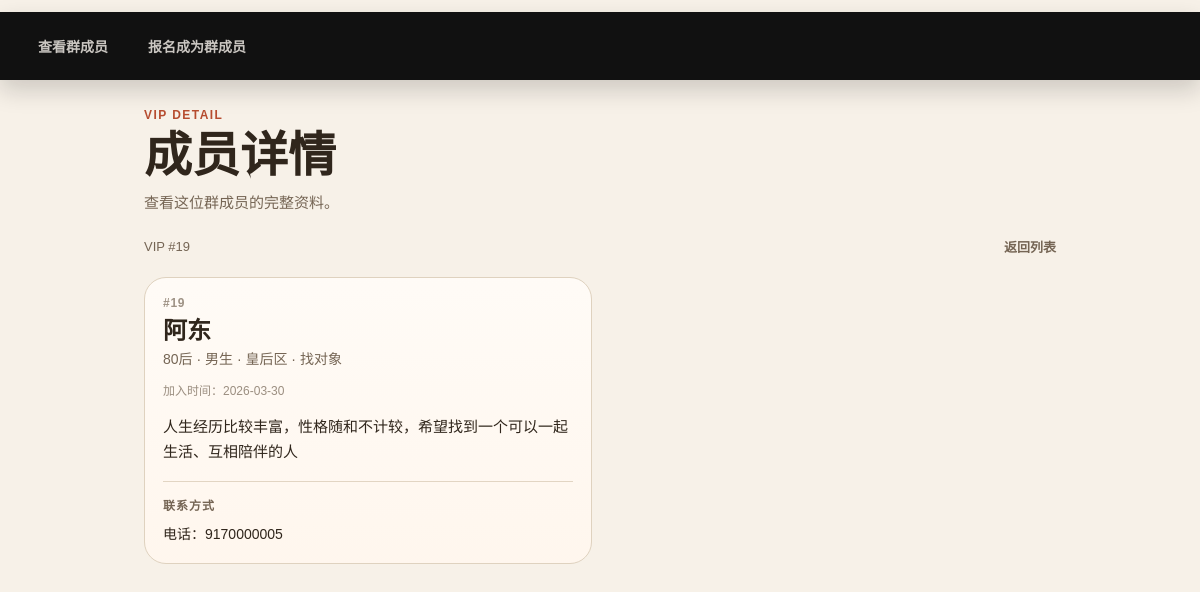
Screenshot of /vip/member/19 with the database file from the repository.
### tables this page shows
CREATE TABLE IF NOT EXISTS vips (
    id BIGINT UNSIGNED NOT NULL AUTO_INCREMENT,
    nickname VARCHAR(100) NOT NULL,
    generation ENUM('70', '80', '90', '00') NOT NULL,
    gender ENUM('m', 'f') NOT NULL,
    location VARCHAR(100) NOT NULL,
    join_reason VARCHAR(50) NOT NULL,
    intro_text TEXT NOT NULL,
    contact_type ENUM('wechat', 'phone', 'email', 'qrcode') DEFAULT NULL,
    contact_info VARCHAR(255) DEFAULT NULL,
    contact_qrcode_path VARCHAR(255) DEFAULT NULL,
    is_deleted TINYINT(1) NOT NULL DEFAULT 0,
    is_read TINYINT(1) NOT NULL DEFAULT 0,
    is_approved TINYINT(1) NOT NULL DEFAULT 0,
    approved_by VARCHAR(100) DEFAULT NULL,
    approved_at DATETIME DEFAULT NULL,
    created_at DATETIME NOT NULL DEFAULT CURRENT_TIMESTAMP,
    updated_at DATETIME NOT NULL DEFAULT CURRENT_TIMESTAMP ON UPDATE CURRENT_TIMESTAMP,
    PRIMARY KEY (id)
);

### public/index.php (called while the page is built, shortened)
<?php
$requestPath = parse_url($_SERVER['REQUEST_URI'] ?? '/', PHP_URL_PATH);
$uri = trim($requestPath ?: '/', '/');
$pagesDirectory = __DIR__ . '/pages';
$normalizedPath = $uri === '' ? 'home' : $uri;
$segments = array_values(array_filter(explode('/', $normalizedPath), static fn (string $segment): bool => $segment !== ''));
$safeSegments = [];
foreach ($segments as $segment) {
    $safeSegments[] = $segment;
}
$routePath = implode('/', $safeSegments);
$candidateFiles = [
    $pagesDirectory . '/' . $routePath . '.php',
    $pagesDirectory . '/' . $routePath . '/index.php',
];
if (
    count($safeSegments) === 3
    && $safeSegments[0] === 'vip'
    && $safeSegments[1] === 'member'
    && preg_match('/^[0-9]+$/', $safeSegments[2])
) {
    $candidateFiles[] = $pagesDirectory . '/vip/member/index.php';
}
$pageFile = null;
foreach ($candidateFiles as $candidateFile) {
    if (is_file($candidateFile)) {
        $pageFile = $candidateFile;
        break;
    }
}
require $pageFile;

### public/includes/database.php (called while the page is built, shortened)
<?php
function db(): PDO
{
    static $pdo = null;
    if ($pdo instanceof PDO) {
        return $pdo;
    }
    $host = getenv('DB_HOST') ?: (defined('DB_HOST') ? DB_HOST : 'localhost');
    $database = getenv('DB_NAME') ?: (defined('DB_NAME') ? DB_NAME : '');
    $username = getenv('DB_USERNAME') ?: (defined('DB_USERNAME') ? DB_USERNAME : '');
    $password = getenv('DB_PASSWORD') ?: (defined('DB_PASSWORD') ? DB_PASSWORD : '');
    $dsn = sprintf('mysql:host=%s;dbname=%s;charset=utf8mb4', $host, $database);
    $pdo = new PDO($dsn, $username, $password, [
        PDO::ATTR_ERRMODE => PDO::ERRMODE_EXCEPTION,
        PDO::ATTR_DEFAULT_FETCH_MODE => PDO::FETCH_ASSOC,
        PDO::ATTR_EMULATE_PREPARES => false,
    ]);
    return $pdo;
}

### public/pages/vip/member/index.php (the view, shortened to what this page needs)
<?php
$vipId = (int) ($_GET['id'] ?? 0);
$genderLabels = [
    'm' => '男生',
    'f' => '女生',
];
$contactTypeLabels = [
    'wechat' => '微信',
    'phone' => '电话',
    'email' => '邮箱',
    'qrcode' => '二维码',
];
$vip = null;
$loadError = null;
try {
    $statement = db()->prepare(
        'SELECT
            id,
            nickname,
            generation,
            gender,
            location,
            join_reason,
            intro_text,
            contact_type,
            contact_info,
            contact_qrcode_path,
            created_at
        FROM vips
        WHERE id = :id
          AND is_deleted = 0
          AND is_approved = 1
        LIMIT 1'
    );
    $statement->execute([':id' => $vipId]);
    $vip = $statement->fetch();
} catch (Throwable $exception) {
    $loadError = '资料暂时无法加载，请稍后再试。';
}
?>
<!DOCTYPE html>
<html lang="zh-CN">
<head>
  <link rel="stylesheet" href="/assets/style.css">
  <link rel="stylesheet" href="/pages/vip/_templates/nav.css">
  <link rel="stylesheet" href="/pages/vip/style.css">
</head>
<body>
  <main class="vip-page">
    <?php require ROOT_PATH . 'pages/vip/_templates/nav.php'; ?>
    <section class="hero">
      <p class="eyebrow">VIP DETAIL</p>
      <h1>成员详情</h1>
      <p class="hero-copy">查看这位群成员的完整资料。</p>
    </section>
    <?php if ($loadError !== null): ?>
      <section class="state-card">
        <p><?php echo htmlspecialchars($loadError, ENT_QUOTES, 'UTF-8'); ?></p>
      </section>
    <?php elseif ($vip !== null): ?>
      <?php
      $metaParts = [
          ($vip['generation'] !== '' ? $vip['generation'] . '后' : ''),
          $genderLabels[$vip['gender']] ?? $vip['gender'],
          $vip['location'],
          $vip['join_reason'],
      ];
      ?>
      <section class="summary-bar">
        <span>VIP #<?php echo (int) $vip['id']; ?></span>
        <a href="/vip" class="page-number">返回列表</a>
      </section>
      <section class="vip-grid vip-grid--single">
        <article class="vip-card">
          <div class="card-top">
            <div>
              <p class="card-id">#<?php echo (int) $vip['id']; ?></p>
              <h2><?php echo htmlspecialchars((string) $vip['nickname'], ENT_QUOTES, 'UTF-8'); ?></h2>
              <p class="meta-line"><?php echo htmlspecialchars(implode(' · ', array_filter($metaParts)), ENT_QUOTES, 'UTF-8'); ?></p>
            </div>
          </div>
          <p class="joined-date">
            加入时间：<?php echo htmlspecialchars(date('Y-m-d', strtotime((string) $vip['created_at'])), ENT_QUOTES, 'UTF-8'); ?>
          </p>
          <div class="intro-block">
            <p class="intro-text"><?php echo nl2br(htmlspecialchars((string) $vip['intro_text'], ENT_QUOTES, 'UTF-8')); ?></p>
          </div>
          <?php if (!empty($vip['contact_type'])): ?>
            <div class="contact-block">
              <p class="contact-label">联系方式</p>
              <?php if ($vip['contact_type'] === 'qrcode' && !empty($vip['contact_qrcode_path'])): ?>
                <div class="qrcode-card">
                  <img
                    src="/<?php echo htmlspecialchars(ltrim((string) $vip['contact_qrcode_path'], '/'), ENT_QUOTES, 'UTF-8'); ?>"
                    alt="二维码"
                    class="qrcode-image"
                  >
                  <span class="qrcode-caption">二维码</span>
                </div>
              <?php else: ?>
                <p class="contact-value">
                  <?php
                  $contactTypeLabel = $contactTypeLabels[$vip['contact_type']] ?? $vip['contact_type'];
                  echo htmlspecialchars($contactTypeLabel . '：' . (string) $vip['contact_info'], ENT_QUOTES, 'UTF-8');
                  ?>
                </p>
              <?php endif; ?>
            </div>
          <?php endif; ?>
        </article>
      </section>
    <?php endif; ?>
  </main>
</body>
</html>

### public/assets/style.css (style rules this page uses)
:root { --bg: #f7f1e8; --panel: #fdf8f1; --border: #dfd2bf; --text: #30261c; --muted: #756554; --accent: #b64c2f; --accent-pressed: #923a22; }
* { box-sizing: border-box; }
html { -webkit-text-size-adjust: 100%; }
body { margin: 0; min-height: 100vh; font-family: "PingFang SC", "Hiragino Sans GB", "Microsoft YaHei", sans-serif; color: var(--text); background: var(--bg); }

### public/pages/vip/style.css (style rules this page uses)
.vip-page { width: min(100%, 960px); margin: 0 auto; padding: 24px 16px 40px; }
.hero { display: grid; gap: 10px; }
.eyebrow { margin: 0; color: var(--accent); font-size: 12px; font-weight: 700; letter-spacing: 0.12em; }
.hero h1 { margin: 0; font-size: 34px; line-height: 1; }
.hero-copy { margin: 0; max-width: 34ch; color: var(--muted); font-size: 14px; line-height: 1.7; }
.summary-bar, .state-card, .vip-card, .pagination { margin-top: 20px; }
.summary-bar { display: flex; align-items: center; justify-content: space-between; gap: 12px; color: var(--muted); font-size: 13px; margin-top: 14px; }
.vip-grid { display: grid; gap: 14px; margin-top: -7px; }
.vip-card, .state-card { border: 1px solid var(--border); border-radius: 22px; padding: 18px; background: linear-gradient(180deg, rgba(255, 252, 247, 0.96), rgba(255, 247, 238, 0.96)); }
.card-top { display: grid; gap: 12px; grid-template-columns: minmax(0, 1fr) auto; align-items: start; }
.card-top h2 { margin: 0; font-size: 24px; line-height: 1.05; }
.meta-line { margin: 6px 0 0; color: var(--muted); font-size: 14px; line-height: 1.5; }
.card-id { margin: 0 0 8px; color: rgba(117, 101, 84, 0.7); font-size: 12px; font-weight: 700; letter-spacing: 0.06em; }
.joined-date { margin: 12px 0 0; color: rgba(117, 101, 84, 0.72); font-size: 12px; line-height: 1.5; }
.intro-text { margin: 14px 0 0; color: var(--text); font-size: 15px; line-height: 1.7; word-break: break-word; }
.intro-block { display: grid; justify-items: start; }
.contact-block { display: grid; gap: 10px; margin-top: 16px; padding-top: 14px; border-top: 1px solid rgba(223, 210, 191, 0.9); }
.contact-label { margin: 0; color: var(--muted); font-size: 12px; font-weight: 700; letter-spacing: 0.08em; }
.contact-value { margin: 0; font-size: 14px; line-height: 1.6; color: var(--text); word-break: break-word; }
.page-arrow, .page-number, .page-ellipsis { min-width: 34px; height: 34px; display: inline-flex; align-items: center; justify-content: center; border-radius: 10px; font-size: 13px; font-weight: 700; text-decoration: none; }
.page-arrow, .page-number { color: var(--muted); background: transparent; }
.vip-grid--single { grid-template-columns: minmax(0, 1fr); }
@media (min-width: 720px) { .vip-page { padding: 36px 24px 48px; } }
@media (min-width: 720px) { .hero h1 { font-size: 48px; } }
@media (min-width: 720px) { .hero-copy { font-size: 15px; } }
@media (min-width: 720px) { .vip-grid { grid-template-columns: repeat(2, minmax(0, 1fr)); gap: 16px; } }
@media (min-width: 720px) { .card-top { grid-template-columns: 1fr auto; align-items: start; } }

### rows the page displays
vips: id "19", nickname "阿东", created_at "2026-03-30", intro_text "人生经历比较丰富，性格随和不计较，希望找到一个可以一起生活、互相陪伴的人", contact_type+contact_info "电话：9170000005"

### other values shown
implode(' · ', array_filter($metaParts)) "80后 · 男生 · 皇后区 · 找对象"
